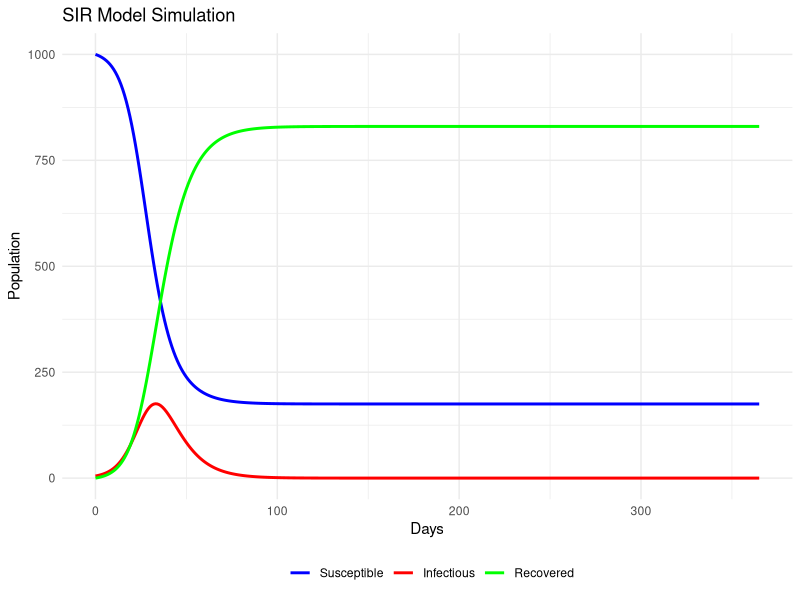
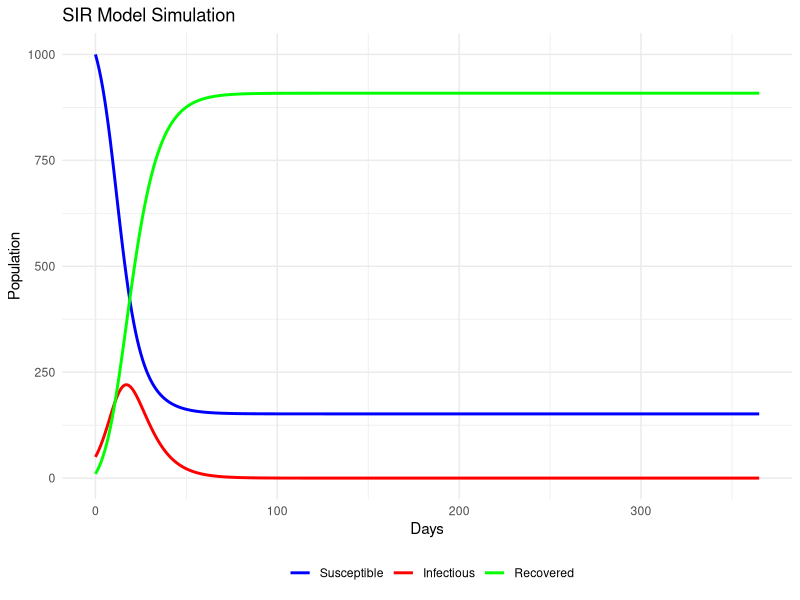

Reproduce these figures in R, in order.
## ---- chunk 1
knitr::opts_chunk$set(echo = TRUE)
## ---- chunk 2

library(deSolve)
library(ggplot2)
library(reshape2)

## ---- chunk 3
# Define base parameters (excluding intervention effects)
base_params <- c(
  beta = 0.0003,      # Transmission rate
  gamma = 1/7        # Recovery rate for I
  
)

# Define initial state
initial_state <- c(
  S = 1000,        # Susceptible
  I = 5,          # Infectious
  R = 0         # Recovered
)

# Define the time sequence for the first 365 days
times <- seq(0, 365, by = 1)

# Function to run the model
run_model <- function(params) {
  model <- function(t, state, parameters) {
    with(as.list(c(state, parameters)), {
      dS <- -beta * S * I
      dI <- beta * S * I - gamma * I 
      dR <- gamma * I 
      
      return(list(c(dS, dI, dR)))
    })
  }
  
  # Run the model
  output <- ode(y = initial_state, times = times, func = model, parms = params)
  
  return(as.data.frame(output))
}


# Run the model
output <- run_model(base_params)

# Rename columns for clarity
colnames(output) <- c("time", "Susceptible", "Infectious", "Recovered")

# Plot the results
ggplot(data = output, aes(x = time)) +
  geom_line(aes(y = Susceptible, color = "Susceptible"), size = 1) +
  geom_line(aes(y = Infectious, color = "Infectious"), size = 1) +
  geom_line(aes(y = Recovered, color = "Recovered"), size = 1) +
  labs(title = "SIR Model Simulation", x = "Days", y = "Population") +
  scale_color_manual("", 
                     breaks = c("Susceptible", "Infectious", "Recovered"),
                     values = c("blue", "red", "green")) +
  theme_minimal() +
  theme(legend.position = "bottom")


## ---- chunk 4

# Load necessary libraries
library(deSolve)
library(ggplot2)

# Define base parameters (excluding intervention effects)
base_params <- c(
  beta = 0.0003,      # Transmission rate
  gamma = 1/7         # Recovery rate for I
)

# Define initial state
initial_state <- c(
  S = 1000,           # Susceptible
  I = 50,             # Infectious
  R = 10              # Recovered
)

# Define the time sequence for the first 365 days
times <- seq(0, 365, by = 1)

# Function to run the model
run_model <- function(params) {
  model <- function(t, state, parameters) {
    with(as.list(c(state, parameters)), {
      dS <- -beta * S * I
      dI <- beta * S * I - gamma * I 
      dR <- gamma * I 
      
      return(list(c(dS, dI, dR)))
    })
  }
  
  # Run the model using the ode function
  output <- ode(y = initial_state, times = times, func = model, parms = params)
  
  return(as.data.frame(output))
}

# Run the model
output <- run_model(base_params)

# Rename columns for clarity
colnames(output) <- c("time", "Susceptible", "Infectious", "Recovered")

# Plot the results
ggplot(data = output, aes(x = time)) +
  geom_line(aes(y = Susceptible, color = "Susceptible"), size = 1) +
  geom_line(aes(y = Infectious, color = "Infectious"), size = 1) +
  geom_line(aes(y = Recovered, color = "Recovered"), size = 1) +
  labs(title = "SIR Model Simulation", x = "Days", y = "Population") +
  scale_color_manual("", 
                     breaks = c("Susceptible", "Infectious", "Recovered"),
                     values = c("blue", "red", "green")) +
  theme_minimal() +
  theme(legend.position = "bottom")
